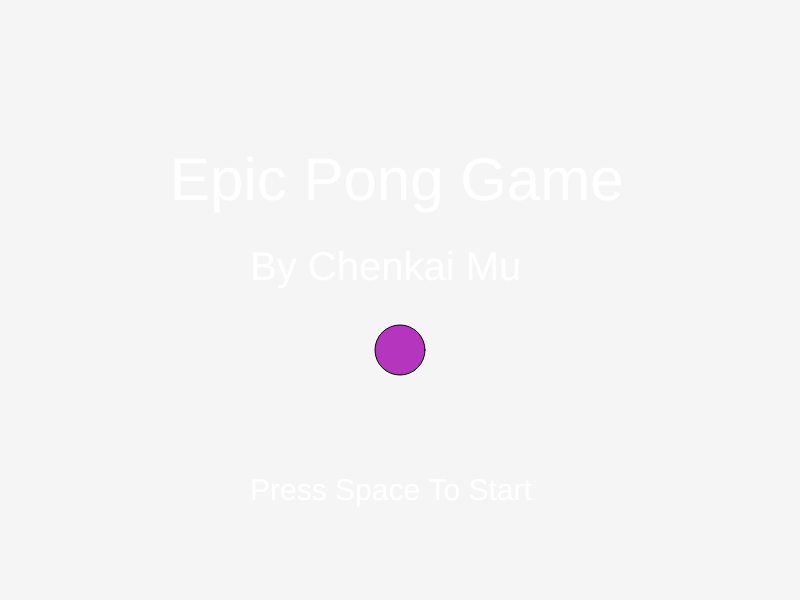
Frame 1 (no input)
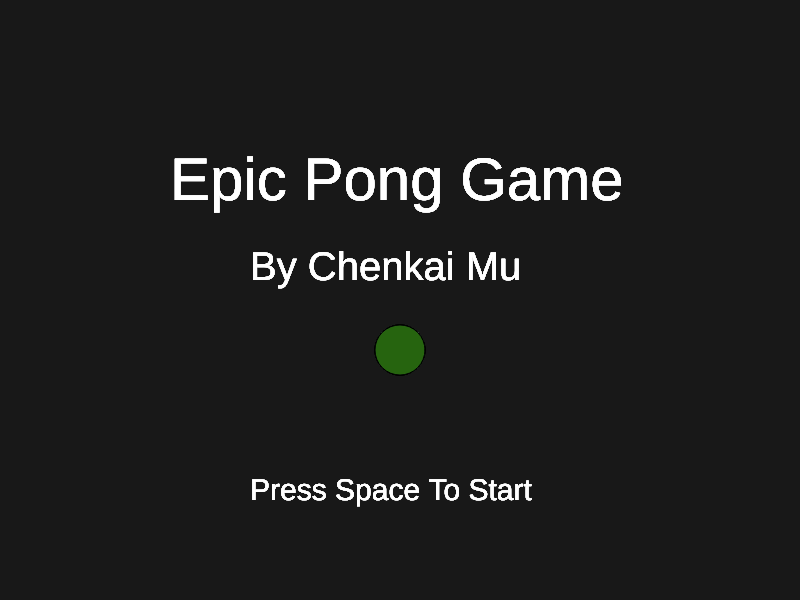
Frame 60 (no input)
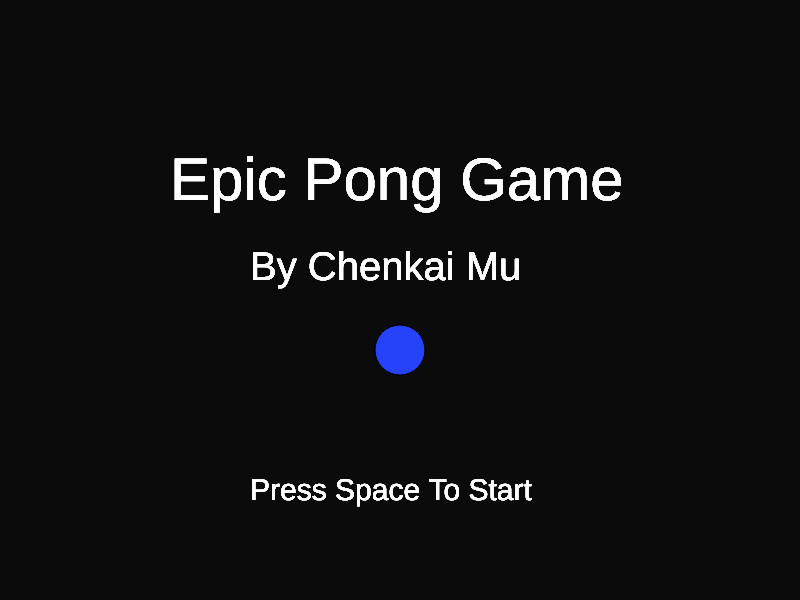
Frame 120 (the mouse pressed at the canvas centre since frame 60)

The p5.js sketch that drew these frames (run headless with seeded random() and noise() and a simulated clock; from frame 60 on, the mouse is pressed at the canvas centre):

// p5.js sketch
// ── sketch.js
var ballX = 400;
var ballY = 300;
var ballSize = 25;

var xSpeed = 5;
var ySpeed = 5;

var player1X = 10;
var player1Y = 250;
var player2X = 770;
var player2Y = 250;

var paddleWidth = 15;
var paddleHeight = 70;

var player1Hit = false
var player2Hit = false

var player1Score = 0;
var player2Score = 0;

var menu = 0;
let timer = 4;

function setup() {
  // put setup code here
  createCanvas(800,600)
}

function draw() {
  // put drawing code here

  if (keyIsDown(32)){
    menu = 1;
  }

  if (menu == 0){
    background(0,10);
    fill(255);
    textSize(60);
    text("Epic Pong Game", 170, 200);
    textSize(40);
    text("By Chenkai Mu", 250, 280);
    textSize(30);
    text("Press Space To Start", 250, 500);
    fill(random(0,255), random(0,255), random(0,255));
    ellipse(400,350,50);
  }

  else if (menu == 1){
    background(0);
    fill(255);
    rect(400,0,5,600);
    drawBall();

    if (frameCount % 60 == 0 && timer > 0) {
      timer --;
      fill(255);
      textSize(100);
      text(timer, 300, 300);
  }
    if (timer == 0) {
      moveBall();
      bounce();
      drawPlayers();
      hitPaddle();
      movePaddle();
      score();
      difficulty();
    }
  }
}

//Move the Ball
function moveBall(){
  ballX = ballX + xSpeed;
  ballY = ballY + ySpeed;
}

//See if the ball should bounce
function bounce(){
  if (ballY > 588 || ballY < 12){
    ySpeed = -ySpeed;
  }
}

//Draw the ball
function drawBall(){
  fill(255,255,255);
  ellipse(ballX, ballY, ballSize);
}

//Draw playerOne
function drawPlayers(){
  fill(255);
  rect(player1X, player1Y, paddleWidth, paddleHeight);
  rect(player2X, player2Y, paddleWidth, paddleHeight);
}

//Check to see if the ball hit either the paddles
function hitPaddle(){
  player1Hit = collideRectCircle(player1X, player1Y, paddleWidth, paddleHeight, ballX, ballY, ballSize);
  player2Hit = collideRectCircle(player2X, player2Y, paddleWidth, paddleHeight, ballX, ballY, ballSize);

  if (player1Hit == true){
    xSpeed = -xSpeed;
    ballX = ballX + 2;
    ballY = ballY + 2;
  }

  if (player2Hit == true){
    xSpeed = -xSpeed;
    ballX = ballX - 2;
    ballY = ballY - 2;
  }

  print("Collusion:", player1Hit);
  print("Collusion2:", player2Hit);
}

function movePaddle(){

  if (keyIsDown(38)){
    player2Y = player2Y - 7;
  }

  if (keyIsDown(40)){
    player2Y = player2Y + 7;
  }

  if(keyIsDown(87)){
    player1Y = player1Y - 7;
  }

  if (keyIsDown(83)){
    player1Y = player1Y + 7;
  }
}

function score(){
  textSize(50);
  text(player1Score, 320, 100);

  textSize(50);
  text(player2Score, 450, 100);

  if (ballX > 788){
    ySpeed = -ySpeed;
    xSpeed = -xSpeed;
    ballX = 600;
    ballY = random(20,580);
    player1Score = player1Score + 1;
  }

  else if (ballX < 12){
    ySpeed = -ySpeed;
    xSpeed = -xSpeed;
    ballX = 400;
    ballY = random(20,580);
    player2Score = player2Score + 1;
  }
}

function difficulty(){
  if (player1Score == 10 || player2Score == 10){
    xSpeed = xSpeed * 1.0005;
    ySpeed = ySpeed * 1.0005;
  }
  if (player1Score == 20 || player2Score == 20){
    xSpeed = xSpeed * 1.0005;
    ySpeed = ySpeed * 1.0005;
  }
  if (player1Score == 30 || player2Score == 30){
    xSpeed = xSpeed * 1.0005;
    ySpeed = ySpeed * 1.0005;
  }
  if (player1Score == 40 || player2Score == 40){
    xSpeed = xSpeed * 1.0005;
    ySpeed = ySpeed * 1.0005;
  }
  if (player1Score == 50 || player2Score == 50){
    xSpeed = xSpeed * 1.0005;
    ySpeed = ySpeed * 1.0005;
  }
}
